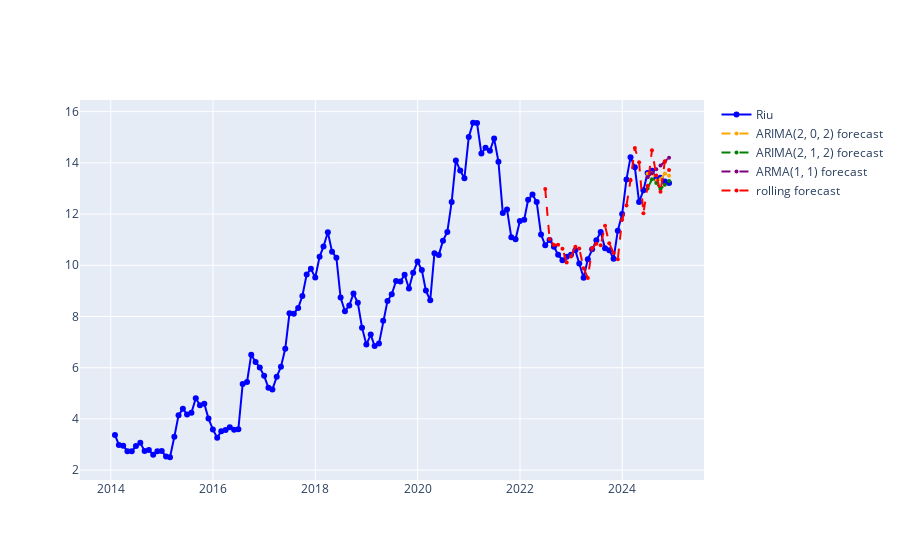

The notebook cell saved with this chart:
### Code cell
trace_riu = go.Scatter(
    x=df.index,
    y=df["Adj Close"],
    mode="lines+markers",
    line=dict(color="blue"),
    name="Riu"
)

ARIMA1_forecast = go.Scatter(
    x=forecast_index,
    y=arima1_preds,
    line=dict(color='orange', dash='dash'),
    mode="lines+markers",
    marker=dict(symbol='circle', size=4),
    name=f"ARIMA{arima1.order} forecast"
)

ARIMA2_forecast = go.Scatter(
    x=forecast_index,
    y=arima2_preds,
    line=dict(color='green', dash='dash'),
    mode="lines+markers",
    marker=dict(symbol='circle', size=4),
    name=f"ARIMA{arima2.order} forecast"
)

# AR1_forecast = go.Scatter(
#     x=forecast_index,
#     y=AR1_reverted_preds,
#     line=dict(color='green', dash='dash'),
#     mode="lines+markers",
#     marker=dict(symbol='circle', size=4),
#     name=f"AR({AR1.order[0]}) forecast"

# )

ARMA1_forecast = go.Scatter(
    x=forecast_index,
    y=AR1_reverted_preds,
    line=dict(color='purple', dash='dash'),
    mode="lines+markers",
    marker=dict(symbol='circle', size=4),
    name=f"ARMA{ARMA1.order[0] , ARMA1.order[2]} forecast"

)


rolling_forecast = go.Scatter(
    x=rolling_tests.index,
    y=np.exp(predictions),
    line=dict(color='red', dash='dash'),
    mode="lines+markers",
    marker=dict(symbol='circle', size=4),
    name="rolling forecast"
)



layout = go.Layout(
    title="Riu vs Forecasted Data",
    xaxis=dict(title="Time"),
    yaxis=dict(title="Value"),
    showlegend=True, 
)



fig = go.Figure(data=[trace_riu, ARIMA1_forecast, ARIMA2_forecast, ARMA1_forecast, rolling_forecast])
fig.show()

### Figure 1 — Plotly figure (JSON) as saved in the notebook; plotly's stock layout.template omitted (floating-point values rounded to 4 significant figures; data arrays with more than 128 entries replaced by an {"elided": "..."} marker saying what was removed)
{"data": [{"line": {"color": "blue"}, "mode": "lines+markers", "name": "Riu", "type": "scatter", "x": {"elided": "131 str values"}, "y": {"elided": "131 float values"}}, {"line": {"color": "orange", "dash": "dash"}, "marker": {"size": 4, "symbol": "circle"}, "mode": "lines+markers", "name": "ARIMA(2, 0, 2) forecast", "type": "scatter", "x": ["2024-06-30T00:00:00+00:00", "2024-07-31T00:00:00+00:00", "2024-08-31T00:00:00+00:00", "2024-09-30T00:00:00+00:00", "2024-10-31T00:00:00+00:00", "2024-11-30T00:00:00+00:00"], "y": [13.58, 13.61, 13.31, 13.36, 13.58, 13.49]}, {"line": {"color": "green", "dash": "dash"}, "marker": {"size": 4, "symbol": "circle"}, "mode": "lines+markers", "name": "ARIMA(2, 1, 2) forecast", "type": "scatter", "x": ["2024-06-30T00:00:00+00:00", "2024-07-31T00:00:00+00:00", "2024-08-31T00:00:00+00:00", "2024-09-30T00:00:00+00:00", "2024-10-31T00:00:00+00:00", "2024-11-30T00:00:00+00:00"], "y": [13.0, 13.36, 13.22, 12.98, 13.14, 13.29]}, {"line": {"color": "purple", "dash": "dash"}, "marker": {"size": 4, "symbol": "circle"}, "mode": "lines+markers", "name": "ARMA(1, 1) forecast", "type": "scatter", "x": ["2024-06-30T00:00:00+00:00", "2024-07-31T00:00:00+00:00", "2024-08-31T00:00:00+00:00", "2024-09-30T00:00:00+00:00", "2024-10-31T00:00:00+00:00", "2024-11-30T00:00:00+00:00"], "y": [13.43, 13.6, 13.75, 13.9, 14.05, 14.2]}, {"line": {"color": "red", "dash": "dash"}, "marker": {"size": 4, "symbol": "circle"}, "mode": "lines+markers", "name": "rolling forecast", "type": "scatter", "x": ["2022-06-30 00:00:00+00:00", "2022-07-31 00:00:00+00:00", "2022-08-31 00:00:00+00:00", "2022-09-30 00:00:00+00:00", "2022-10-31 00:00:00+00:00", "2022-11-30 00:00:00+00:00", "2022-12-31 00:00:00+00:00", "2023-01-31 00:00:00+00:00", "2023-02-28 00:00:00+00:00", "2023-03-31 00:00:00+00:00", "2023-04-30 00:00:00+00:00", "2023-05-31 00:00:00+00:00", "2023-06-30 00:00:00+00:00", "2023-07-31 00:00:00+00:00", "2023-08-31 00:00:00+00:00", "2023-09-30 00:00:00+00:00", "2023-10-31 00:00:00+00:00", "2023-11-30 00:00:00+00:00", "2023-12-31 00:00:00+00:00", "2024-01-31 00:00:00+00:00", "2024-02-29 00:00:00+00:00", "2024-03-31 00:00:00+00:00", "2024-04-30 00:00:00+00:00", "2024-05-31 00:00:00+00:00", "2024-06-30 00:00:00+00:00", "2024-07-31 00:00:00+00:00", "2024-08-31 00:00:00+00:00", "2024-09-30 00:00:00+00:00", "2024-10-31 00:00:00+00:00", "2024-11-30 00:00:00+00:00"], "y": [12.98, 11.03, 10.79, 10.8, 10.65, 10.11, 10.34, 10.72, 10.66, 9.889, 9.502, 10.67, 10.84, 10.78, 11.54, 10.86, 10.48, 10.24, 11.78, 12.33, 13.32, 14.58, 14.03, 12.03, 13.1, 14.49, 13.51, 12.87, 14.06, 13.72]}], "layout": {}}
